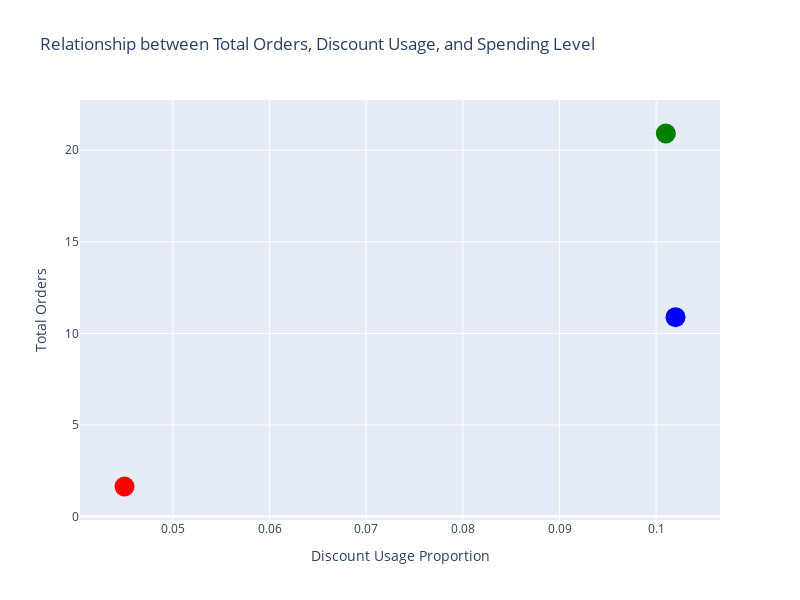

Write notebook code for a chart like this one.
### Code cell
# Data
total_orders = [1.64, 10.886, 20.914]
discount_usage = [0.045, 0.102, 0.101]
spending_levels = ["Low", "Medium", "High"]  # Simplified for color mapping

# Color mapping for spending levels
color_map = {"Low": "red", "Medium": "blue", "High": "green"}  # Customize colors

# Create scatter plot
fig = go.Figure(data=[go.Scatter(
    x=discount_usage,
    y=total_orders,
    mode='markers',
    marker=dict(
        size=20,  # Adjust size as needed
        color=[color_map[level] for level in spending_levels],  # Color by spending level
        # You could add a colorscale if you wanted a gradient based on a numerical value
        # color=discount_usage,  # Color based on discount usage
        # colorscale='Greens',  # Use the Greens color scale (gray to green)
        # colorbar=dict(title='Discount Usage Proportion')

    )
)])

# Customize layout
fig.update_layout(
    title="Relationship between Total Orders, Discount Usage, and Spending Level",
    xaxis_title="Discount Usage Proportion",
    yaxis_title="Total Orders",
    xaxis=dict(
        tickfont=dict(size=12),
        titlefont=dict(size=14)
    ),
    yaxis=dict(
        tickfont=dict(size=12),
        titlefont=dict(size=14)
    )
)
fig.update_layout(
    # ... other layout settings
    width=800,  # Width in pixels
    height=600,  # Height in pixels
)
# Show plot
fig.show()

### Figure 1 — Plotly figure (JSON) as saved in the notebook; plotly's stock layout.template omitted (floating-point values rounded to 4 significant figures)
{"data": [{"marker": {"color": ["red", "blue", "green"], "size": 20}, "mode": "markers", "type": "scatter", "x": [0.045, 0.102, 0.101], "y": [1.64, 10.89, 20.91]}], "layout": {"height": 600, "title": {"text": "Relationship between Total Orders, Discount Usage, and Spending Level"}, "width": 800, "xaxis": {"tickfont": {"size": 12}, "title": {"font": {"size": 14}, "text": "Discount Usage Proportion"}}, "yaxis": {"tickfont": {"size": 12}, "title": {"font": {"size": 14}, "text": "Total Orders"}}}}
